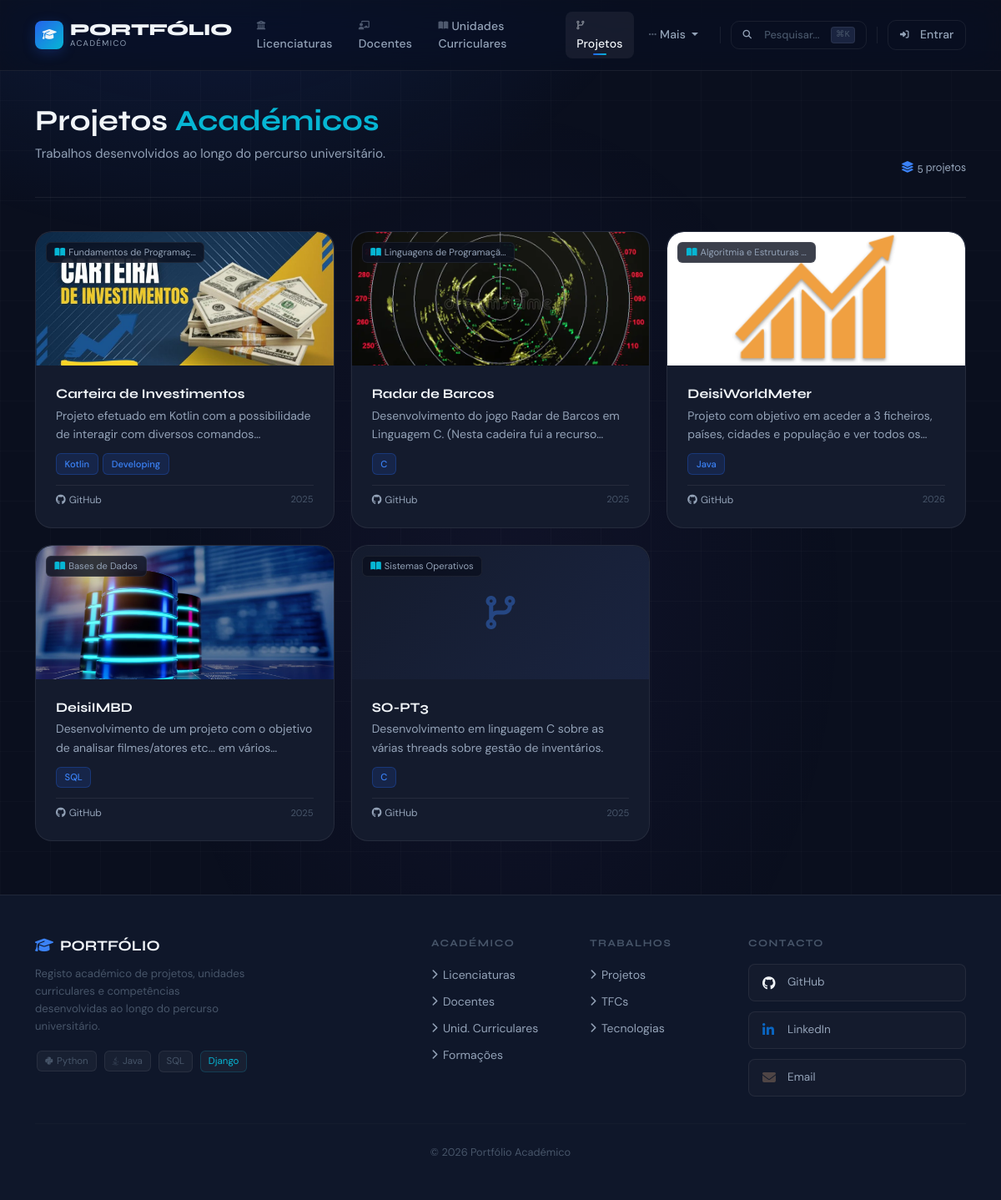
Page /portfolio/projetos/ on the committed database.
### portfolio/models.py (models this page shows, shortened)
class Projeto(models.Model):
    nome = models.CharField(max_length=200)
    data_inicio = models.DateField(null=True, blank=True)
    data_fim = models.DateField(null=True, blank=True)
    link_github = models.URLField(blank=True)
    descricao = models.TextField(blank=True)
    foto = models.ImageField(upload_to="projetos/", blank=True, null=True)
    video = models.URLField(blank=True, null=True)
    uc = models.ForeignKey(
        UnidadeCurricular, on_delete=models.CASCADE, related_name="projetos"
    )
    tecnologias = models.ManyToManyField(
        Tecnologia, blank=True, related_name="projetos"
    )
    class Meta:
        verbose_name_plural = "Projetos"

class UnidadeCurricular(models.Model):
    nome = models.CharField(max_length=200)
    apresentacao = models.TextField(blank=True)
    semestre = models.IntegerField()
    ano_curricular = models.IntegerField()
    ects = models.IntegerField(null=True, blank=True)
    cod_curso = models.IntegerField(null=True, blank=True)
    cod_uc = models.IntegerField(null=True, blank=True)
    licenciatura = models.ForeignKey(
        Licenciatura, on_delete=models.CASCADE, related_name="ucs"
    )
    docentes = models.ManyToManyField(
        Docente, blank=True, related_name="ucs"
    )
    objetivos = models.TextField(blank=True)
    programa = models.TextField(blank=True)
    metodologia = models.TextField(blank=True)
    bibliografia = models.TextField(blank=True)
    natureza = models.CharField(max_length=50, blank=True)
    class Meta:
        verbose_name_plural = "Unidades Curriculares"
        ordering = ["ano_curricular", "semestre", "nome"]

class Tecnologia(models.Model):
    nome = models.CharField(max_length=100)
    tipo = models.CharField(max_length=100, blank=True)
    categoria = models.CharField(max_length=100, blank=True)
    logo = models.ImageField(upload_to="tecnologias/", blank=True, null=True)
    url = models.URLField(blank=True)
    preferencia = models.IntegerField(null=True, blank=True)
    class Meta:
        verbose_name_plural = "Tecnologias"

### portfolio/views.py (the view)
# urls.py: path('projetos/', views.projetos_view, name='projetos'),
def projetos_view(request):
    return render(request, 'portfolio/projetos.html', {'projetos': Projeto.objects.select_related('uc').prefetch_related('tecnologias').all()})

### accounts/context_processors.py (called while the page is built)
def user_groups(request):
    if request.user.is_authenticated:
        return {
            'is_gestor': request.user.groups.filter(name='gestor-portfolio').exists(),
            'is_autor': request.user.groups.filter(name='autores').exists(),
        }
    return {'is_gestor': False, 'is_autor': False}

### portfolio/templates/portfolio/projetos.html (shortened to what this page needs)
{% extends "portfolio/base.html" %}
{% block nav_projetos %}active{% endblock %}
{% block content %}
<div class="page-header">
    <div>
        <h2>Projetos <span class="text-accent">Académicos</span></h2>
        <p>Trabalhos desenvolvidos ao longo do percurso universitário.</p>
    </div>
    <div style="display:flex;align-items:center;gap:.75rem;">
        <span style="font-family:var(--fd);font-size:.85rem;color:var(--ts);">
            <i class="fas fa-layer-group me-1" style="color:var(--pri-l);"></i>{{ projetos|length }} projeto{{ projetos|length|pluralize:"s" }}
        </span>
    </div>
</div>
{% if projetos %}
<div style="display:grid;grid-template-columns:repeat(auto-fill,minmax(280px,1fr));gap:1.25rem;">
    {% for p in projetos %}
    <div style="position:relative;">
        <a href="{% url 'projetos_detail' p.id %}" style="text-decoration:none;">
            <div class="card" style="height:100%;cursor:pointer;">
                <div style="width:100%;height:160px;overflow:hidden;position:relative;border-radius:var(--rl) var(--rl) 0 0;background:var(--sf2);">
                    {% if p.foto %}
                        <img src="{{ p.foto.url }}" alt="{{ p.nome }}" style="width:100%;height:100%;object-fit:cover;transition:transform .4s ease;">
                    {% else %}
                        <div style="width:100%;height:100%;display:grid;place-items:center;background:linear-gradient(135deg,var(--sf) 0%,var(--sf2) 100%);">
                            <i class="fas fa-code-branch" style="font-size:2.5rem;color:var(--pri-l);opacity:.4;"></i>
                        </div>
                    {% endif %}
                    {% if p.uc %}
                    <span style="position:absolute;top:.75rem;left:.75rem;background:rgba(10,15,30,.8);backdrop-filter:blur(8px);border:1px solid var(--bd);border-radius:6px;padding:.2rem .6rem;font-size:.7rem;color:var(--ts);">
                        <i class="fas fa-book-open me-1" style="color:var(--acc);"></i>{{ p.uc.nome|truncatechars:25 }}
                    </span>
                    {% endif %}
                </div>
                <div class="card-body" style="display:flex;flex-direction:column;gap:.75rem;">
                    <div>
                        <h3 class="card-title" style="font-size:1rem;margin-bottom:.35rem;">{{ p.nome }}</h3>
                        {% if p.descricao %}
                        <p class="card-text" style="display:-webkit-box;-webkit-line-clamp:2;-webkit-box-orient:vertical;overflow:hidden;">{{ p.descricao }}</p>
                        {% endif %}
                    </div>
                    {% if p.tecnologias.all %}
                    <div style="display:flex;flex-wrap:wrap;gap:.35rem;">
                        {% for t in p.tecnologias.all|slice:":4" %}
                        <span class="badge-tech" style="font-size:.7rem;">{{ t.nome }}</span>
                        {% endfor %}
                    </div>
                    {% endif %}
                    <div style="display:flex;align-items:center;justify-content:space-between;margin-top:auto;padding-top:.5rem;border-top:1px solid var(--bd);">
                        {% if p.link_github %}<span style="font-size:.75rem;color:var(--ts);"><i class="fab fa-github me-1"></i>GitHub</span>{% endif %}
                        {% if p.data_inicio %}<span style="font-size:.7rem;color:var(--tm);">{{ p.data_inicio|date:"Y" }}</span>{% endif %}
                    </div>
                </div>
            </div>
        </a>
    </div>
    {% endfor %}
</div>
{% else %}
<div class="empty-state">
    <i class="fas fa-code-branch"></i>
    <p>Nenhum projeto registado.</p>
</div>
{% endif %}
{% endblock %}

### portfolio/static/portfolio/styles.css (style rules this page uses)
:root { --pri: #2563eb; --pri-l: #3b82f6; --pri-g: rgba(37,99,235,.25); --acc: #06b6d4; --acc2: #8b5cf6; --dk: #0a0f1e; --dk2: #0f172a; --dk3: #1e293b; --sf: #141b2d; --sf2: #1a2440; --bd: rgba(255,255,255,.07); --tp: #f1f5f9; --ts: #94a3b8; --tm: #475569; --fd: 'Syne',sans-serif; --fb: 'DM Sans',sans-serif; --r: 12px; --rl: 20px; --glow: 0 0 40px rgba(37,99,235,.15); --tr: all .3s cubic-bezier(.4,0,.2,1); }
*,*::before,*::after { box-sizing:border-box; margin:0; padding:0; }
html { scroll-behavior:smooth; }
body { font-family:var(--fb); background:var(--dk); color:var(--tp); display:flex; flex-direction:column; min-height:100vh; overflow-x:hidden; }
body::before { content:''; position:fixed; inset:0; pointer-events:none; z-index:0; background: radial-gradient(ellipse 80% 50% at 20% -10%,rgba(37,99,235,.18) 0%,transparent 60%), radial-gradient(ellipse 60% 40% at 80% 110%,rgba(6,182,212,.12) 0%,transparent 55%), radial-gradient(ellipse 50% 60% at 50% 50%,rgba(139,92,246,.05) 0%,transparent 70%); }
body::after { content:''; position:fixed; inset:0; pointer-events:none; z-index:0; background-image:linear-gradient(rgba(255,255,255,.02) 1px,transparent 1px),linear-gradient(90deg,rgba(255,255,255,.02) 1px,transparent 1px); background-size:60px 60px; }
.page-header { margin-bottom:2.5rem; padding-bottom:1.5rem; border-bottom:1px solid var(--bd); display:flex; align-items:flex-end; justify-content:space-between; flex-wrap:wrap; gap:1rem; }
.page-header h2 { font-family:var(--fd); font-weight:700; font-size:clamp(1.6rem,3vw,2.2rem); line-height:1.15; }
.page-header h2 .text-accent { color:var(--acc); }
.page-header p { color:var(--ts); font-size:.95rem; margin-top:.4rem; max-width:520px; }
.card { background:var(--sf); border:1px solid var(--bd); border-radius:var(--rl); transition:var(--tr); overflow:hidden; }
.card-body { padding:1.5rem; }
.card-title { font-family:var(--fd); font-weight:700; color:var(--tp); font-size:1.05rem; }
.card-text { color:var(--ts); font-size:.875rem; line-height:1.6; }
.badge-tech { display:inline-flex; align-items:center; gap:.3rem; background:rgba(37,99,235,.15); color:var(--pri-l); border:1px solid rgba(37,99,235,.3); border-radius:6px; padding:.2rem .6rem; font-size:.75rem; font-weight:500; }
h2 { font-family:var(--fd); font-weight:700; }
h3 { font-family:var(--fd); font-weight:600; }
a { color:var(--pri-l); }

### rows in the picture
Projeto: foto (picture), uc.nome "Fundamentos de Programaç…", nome "Carteira de Investimentos", descricao "Projeto efetuado em Kotlin com a possibilidade de interagir com diversos…", shows "GitHub", data_inicio "2025"
Tecnologia: nome "Kotlin"
Tecnologia: nome "Developing"
Projeto: foto (picture), uc.nome "Linguagens de Programaçã…", nome "Radar de Barcos", descricao "Desenvolvimento do jogo Radar de Barcos em Linguagem C. (Nesta cadeira fui a…", shows "GitHub", data_inicio "2025"
Tecnologia: nome "C"
Projeto: foto (picture), uc.nome "Algoritmia e Estruturas …", nome "DeisiWorldMeter", descricao "Projeto com objetivo em aceder a 3 ficheiros, países, cidades e população e ver todos…", shows "GitHub", data_inicio "2026"
Tecnologia: nome "Java"
Projeto: foto (picture), uc.nome "Bases de Dados", nome "DeisiIMBD", descricao "Desenvolvimento de um projeto com o objetivo de analisar filmes/atores etc... em…", shows "GitHub", data_inicio "2025"
Tecnologia: nome "SQL"
Projeto: uc.nome "Sistemas Operativos", nome "SO-PT3", descricao "Desenvolvimento em linguagem C sobre as várias threads sobre gestão de inventários.", shows "GitHub", data_inicio "2025"

### other values in the picture
{{ projetos|length }} "5"
